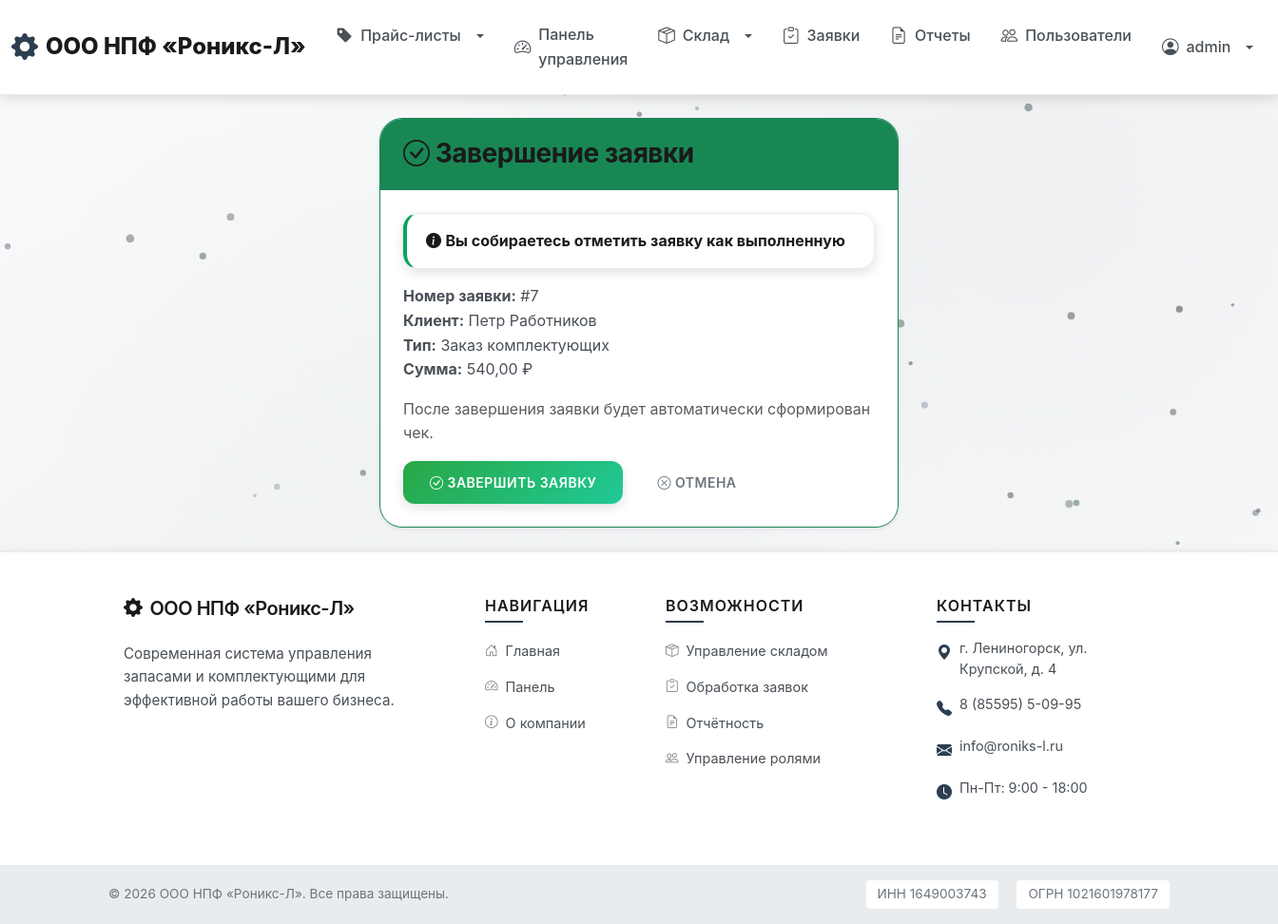
Screenshot of /orders/7/complete/ (signed in) with the database file from the repository.
### users/models.py (models this page shows, shortened)
class User(AbstractUser):
    ROLE_CHOICES = [
        ('client', 'Клиент'),
        ('worker', 'Работник сервисного центра'),
    ]
    role = models.CharField(
        'Роль',
        max_length=20,
        choices=ROLE_CHOICES,
        default='client'
    )
    phone = models.CharField('Телефон', max_length=20, blank=True)
    address = models.TextField('Адрес', blank=True)
    created_at = models.DateTimeField('Дата регистрации', auto_now_add=True)
    updated_at = models.DateTimeField('Дата обновления', auto_now=True)
    class Meta:
        verbose_name = 'Пользователь'
        verbose_name_plural = 'Пользователи'
        ordering = ['-created_at']
    @property
    def is_worker(self):
        return self.role == 'worker'

### orders/models.py (models this page shows, shortened)
class Order(models.Model):
    STATUS_CHOICES = [
        ('new', 'Новая'),
        ('in_progress', 'В работе'),
        ('completed', 'Выполнена'),
        ('cancelled', 'Отменена'),
    ]
    ORDER_TYPE_CHOICES = [
        ('service', 'Обслуживание'),
        ('components', 'Заказ комплектующих'),
    ]
    client = models.ForeignKey(
        'users.User',
        on_delete=models.CASCADE,
        related_name='orders',
        verbose_name='Клиент'
    )
    order_type = models.CharField('Тип заявки', max_length=20, choices=ORDER_TYPE_CHOICES)
    status = models.CharField('Статус', max_length=20, choices=STATUS_CHOICES, default='new')
    description = models.TextField('Описание')
    assigned_to = models.ForeignKey(
        'users.User',
        on_delete=models.SET_NULL,
        null=True,
        blank=True,
        related_name='assigned_orders',
        verbose_name='Ответственный',
        limit_choices_to={'role': 'worker'}
    )
    total_amount = models.DecimalField(
        'Сумма',
        max_digits=10,
        decimal_places=2,
        default=Decimal('0.00'),
        validators=[MinValueValidator(Decimal('0.00'))]
    )
    created_at = models.DateTimeField('Дата создания', auto_now_add=True)
    updated_at = models.DateTimeField('Дата обновления', auto_now=True)
    completed_at = models.DateTimeField('Дата выполнения', null=True, blank=True)
    class Meta:
        verbose_name = 'Заявка'
        verbose_name_plural = 'Заявки'
        ordering = ['-created_at']

### orders/views.py (the view, shortened to what this page needs)
# urls.py: path('<int:pk>/complete/', views.order_complete, name='order_complete'),
@login_required
def order_complete(request, pk):
    order = get_object_or_404(Order, pk=pk)
    if not (request.user.is_worker or request.user.is_superuser):
        messages.error(request, 'У вас нет доступа к этой функции.')
        return redirect('orders:order_detail', pk=pk)
    return render(request, 'orders/order_complete.html', {'order': order})

### templates/orders/order_complete.html (shortened to what this page needs)
{% extends 'base.html' %}
{% block content %}
<div class="container">
    <div class="row">
        <div class="col-lg-6 mx-auto">
            <div class="card shadow-sm border-success">
                <div class="card-header bg-success text-white">
                    <h3 class="mb-0">
                        <i class="bi bi-check-circle"></i> Завершение заявки
                    </h3>
                </div>
                <div class="card-body p-4">
                    <div class="alert alert-success">
                        <i class="bi bi-info-circle-fill"></i>
                        <strong>Вы собираетесь отметить заявку как выполненную</strong>
                    </div>
                    <div class="mb-3">
                        <strong>Номер заявки:</strong> #{{ order.id }}<br>
                        <strong>Клиент:</strong> {{ order.client.get_full_name|default:order.client.username }}<br>
                        <strong>Тип:</strong> {{ order.get_order_type_display }}<br>
                        <strong>Сумма:</strong> {{ order.total_amount }} ₽<br>
                    </div>
                    <p class="text-muted">
                        После завершения заявки будет автоматически сформирован чек.
                    </p>
                    <form method="post">
                        <div class="d-flex gap-2">
                            <button type="submit" class="btn btn-success">
                                <i class="bi bi-check-circle"></i> Завершить заявку
                            </button>
                            <a href="{% url 'orders:order_detail' order.pk %}" class="btn btn-outline-secondary">
                                <i class="bi bi-x-circle"></i> Отмена
                            </a>
                        </div>
                    </form>
                </div>
            </div>
        </div>
    </div>
</div>
{% endblock %}

### templates/base.html (shortened to what this page needs)
<!DOCTYPE html>
<html lang="ru">
<head>
    <link href="https://cdn.jsdelivr.net/npm/bootstrap@5.3.0/dist/css/bootstrap.min.css" rel="stylesheet">
    <link rel="stylesheet" href="https://cdn.jsdelivr.net/npm/bootstrap-icons@1.11.0/font/bootstrap-icons.css">
    {% load static %}
    <link rel="stylesheet" href="{% static 'css/style.css' %}">
</head>
<body class="d-flex flex-column min-vh-100">
    <nav class="navbar navbar-expand-lg navbar-light sticky-top">
        <div class="container-fluid">
            <a class="navbar-brand company-logo" href="{% url 'core:home' %}">
                <i class="bi bi-gear-fill"></i> ООО НПФ «Роникс-Л»
            </a>
            <div class="collapse navbar-collapse" id="navbarNav">
                <ul class="navbar-nav me-auto">
                    <li class="nav-item dropdown">
                        <a class="nav-link dropdown-toggle" href="#" role="button" data-bs-toggle="dropdown">
                            <i class="bi bi-tag-fill"></i> Прайс-листы
                        </a>
                    </li>
                    {% if user.is_authenticated %}
                        <li class="nav-item">
                            <a class="nav-link" href="{% url 'core:dashboard' %}">
                                <i class="bi bi-speedometer2"></i> Панель управления
                            </a>
                        </li>
                        {% if user.is_worker or user.is_superuser %}
                            <li class="nav-item dropdown">
                                <a class="nav-link dropdown-toggle" href="#" role="button" data-bs-toggle="dropdown">
                                    <i class="bi bi-box-seam"></i> Склад
                                </a>
                            </li>
                        {% endif %}
                        <li class="nav-item">
                            <a class="nav-link" href="{% url 'orders:order_list' %}">
                                <i class="bi bi-clipboard-check"></i> Заявки
                            </a>
                        </li>
                        {% if user.is_worker or user.is_superuser %}
                            <li class="nav-item">
                                <a class="nav-link" href="{% url 'reports:home' %}">
                                    <i class="bi bi-file-earmark-text"></i> Отчеты
                                </a>
                            </li>
                        {% endif %}
                        {% if user.is_superuser %}
                            <li class="nav-item">
                                <a class="nav-link" href="{% url 'users:user_list' %}">
                                    <i class="bi bi-people"></i> Пользователи
                                </a>
                            </li>
                        {% endif %}
                    {% endif %}
                </ul>
                <ul class="navbar-nav ms-auto">
                    {% if user.is_authenticated %}
                        <li class="nav-item dropdown">
                            <a class="nav-link dropdown-toggle" href="#" role="button" data-bs-toggle="dropdown">
                                <i class="bi bi-person-circle"></i> {{ user.get_full_name|default:user.username }}
                            </a>
                        </li>
                    {% endif %}
                </ul>
            </div>
        </div>
    </nav>
    <main class="container-fluid py-4 flex-grow-1">
        {% block content %}{% endblock %}
    </main>
    <footer class="footer-modern mt-auto">
        <div class="footer-top py-5">
            <div class="container">
                <div class="row g-4">
                    <div class="col-lg-4 col-md-6">
                        <div class="footer-section">
                            <h5 class="footer-title mb-4">
                                <i class="bi bi-gear-fill me-2"></i>ООО НПФ «Роникс-Л»
                            </h5>
                            <p class="footer-text mb-3">
                                Современная система управления запасами и комплектующими для эффективной работы вашего бизнеса.
                            </p>
                        </div>
                    </div>
                    <div class="col-lg-2 col-md-6">
                        <div class="footer-section">
                            <h6 class="footer-subtitle mb-3">Навигация</h6>
                            <ul class="footer-links">
                                <li><a href="{% url 'core:home' %}"><i class="bi bi-house-door me-2"></i>Главная</a></li>
                                {% if user.is_authenticated %}
                                <li><a href="{% url 'core:dashboard' %}"><i class="bi bi-speedometer2 me-2"></i>Панель</a></li>
                                {% endif %}
                                <li><a href="{% url 'core:about' %}"><i class="bi bi-info-circle me-2"></i>О компании</a></li>
                            </ul>
                        </div>
                    </div>
                    <div class="col-lg-3 col-md-6">
                        <div class="footer-section">
                            <h6 class="footer-subtitle mb-3">Возможности</h6>
                            <ul class="footer-links">
                                <li><a href="#"><i class="bi bi-box-seam me-2"></i>Управление складом</a></li>
                                <li><a href="#"><i class="bi bi-clipboard-check me-2"></i>Обработка заявок</a></li>
                                <li><a href="#"><i class="bi bi-file-earmark-text me-2"></i>Отчётность</a></li>
                                <li><a href="#"><i class="bi bi-people me-2"></i>Управление ролями</a></li>
                            </ul>
                        </div>
                    </div>
                    <div class="col-lg-3 col-md-6">
                        <div class="footer-section">
                            <h6 class="footer-subtitle mb-3">Контакты</h6>
                            <ul class="footer-contacts">
                                <li>
                                    <i class="bi bi-geo-alt-fill me-2"></i>
                                    <span>г. Лениногорск, ул. Крупской, д. 4</span>
                                </li>
                                <li>
                                    <i class="bi bi-telephone-fill me-2"></i>
                                    <span>8 (85595) 5-09-95</span>
                                </li>
                                <li>
                                    <i class="bi bi-envelope-fill me-2"></i>
                                    <span>info@roniks-l.ru</span>
                                </li>
                                <li>
                                    <i class="bi bi-clock-fill me-2"></i>
                                    <span>Пн-Пт: 9:00 - 18:00</span>
                                </li>
                            </ul>
                        </div>
                    </div>
                </div>
            </div>
        </div>
        <div class="footer-bottom py-3">
            <div class="container">
                <div class="row align-items-center">
                    <div class="col-md-6 text-center text-md-start mb-2 mb-md-0">
                        <p class="footer-copyright mb-0">
                            &copy; 2026 ООО НПФ «Роникс-Л». Все права защищены.
                        </p>
                    </div>
                    <div class="col-md-6 text-center text-md-end">
                        <p class="footer-legal mb-0">
                            <span class="me-3">ИНН 1649003743</span>
                            <span>ОГРН 1021601978177</span>
                        </p>
                    </div>
                </div>
            </div>
        </div>
    </footer>
</body>
</html>

### rows the page displays
User: get_full_name "admin"
Order: id "7", client.get_full_name "Петр Работников", order_type "Заказ комплектующих", total_amount "540,00"
